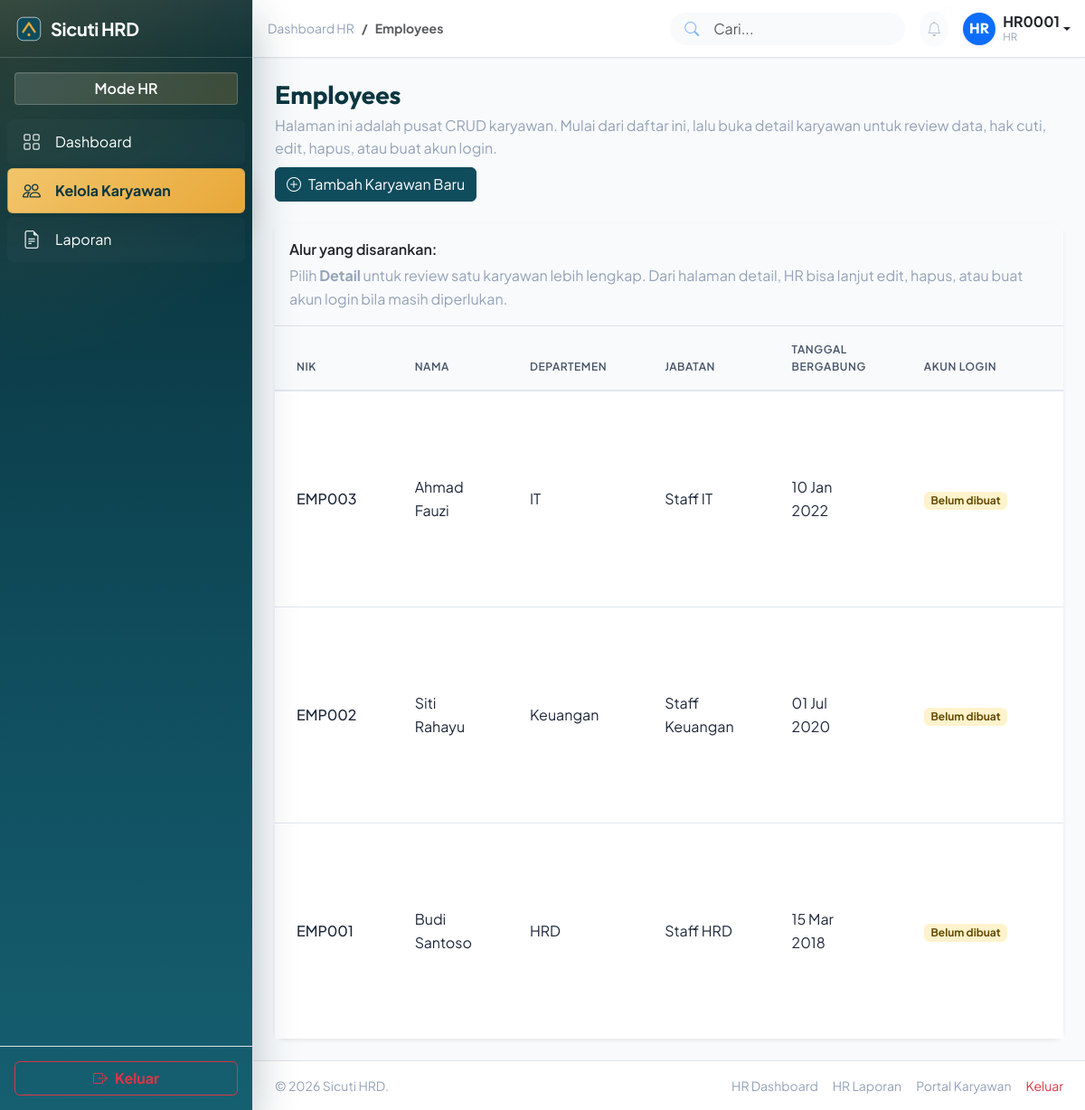
Page /hr/employees.php (signed in) on the earlier database version.
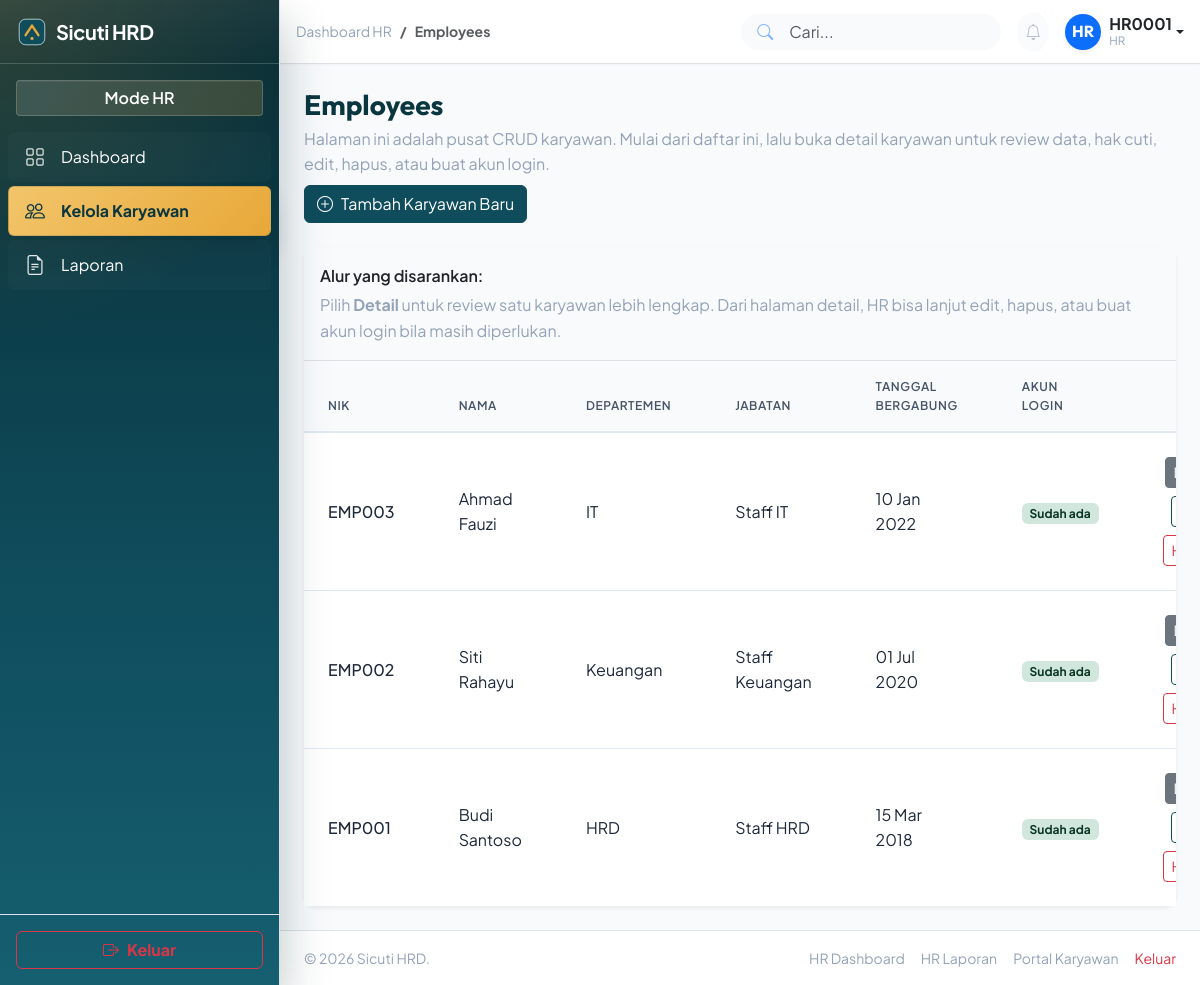
Same page on the later database version.
### tables this page shows
CREATE TABLE IF NOT EXISTS `karyawan` (
  `id` INT UNSIGNED NOT NULL AUTO_INCREMENT,
  `nik` VARCHAR(20) NOT NULL,
  `nama` VARCHAR(100) NOT NULL,
  `tanggal_lahir` DATE NOT NULL,
  `email` VARCHAR(100) DEFAULT NULL,
  `telepon` VARCHAR(20) DEFAULT NULL,
  `alamat` TEXT DEFAULT NULL,
  `jabatan` VARCHAR(50) DEFAULT NULL,
  `departemen` VARCHAR(50) DEFAULT NULL,
  `tanggal_bergabung` DATE NOT NULL,
  `created_at` TIMESTAMP DEFAULT CURRENT_TIMESTAMP,
  `updated_at` TIMESTAMP DEFAULT CURRENT_TIMESTAMP ON UPDATE CURRENT_TIMESTAMP,
  PRIMARY KEY (`id`),
  UNIQUE KEY `uk_karyawan_nik` (`nik`)
);

CREATE TABLE IF NOT EXISTS `users` (
  `id` INT UNSIGNED NOT NULL AUTO_INCREMENT,
  `karyawan_id` INT UNSIGNED DEFAULT NULL,
  `username` VARCHAR(20) NOT NULL,
  `password` VARCHAR(255) NOT NULL,
  `role` ENUM('hr','employee') NOT NULL DEFAULT 'employee',
  `is_active` TINYINT(1) NOT NULL DEFAULT 1,
  `created_at` TIMESTAMP DEFAULT CURRENT_TIMESTAMP,
  PRIMARY KEY (`id`),
  UNIQUE KEY `uk_users_username` (`username`),
  KEY `idx_role_active` (`role`, `is_active`),
  CONSTRAINT `fk_users_karyawan`
    FOREIGN KEY (`karyawan_id`) REFERENCES `karyawan` (`id`) ON DELETE CASCADE
);

### hr/logic/employees.php (called while the page is built, shortened)
<?php
$employee_list = [];
$query_error = null;
$sql = 'SELECT k.id, k.nik, k.nama, k.departemen, k.jabatan, k.tanggal_bergabung, u.id AS user_id
        FROM karyawan k
        LEFT JOIN users u ON u.karyawan_id = k.id
        ORDER BY k.id DESC';
$stmt = mysqli_prepare($koneksi, $sql);
if ($stmt) {
    mysqli_stmt_execute($stmt);
    $result = mysqli_stmt_get_result($stmt);
    if ($result) {
        while ($row = mysqli_fetch_assoc($result)) {
            $employee_list[] = $row;
        }
    } else {
        $query_error = 'Data karyawan belum bisa ditampilkan saat ini. Silakan coba lagi sebentar.';
    }
} else {
    $query_error = 'Data karyawan belum bisa ditampilkan saat ini. Silakan coba lagi sebentar.';
}
$profile_label = trim((string) ($_SESSION['nama'] ?? ''));
$profile_initials = strtoupper(substr($profile_label, 0, 2));
$dashboard_context = [
    'role' => 'hr',
    'active_nav' => 'kelola-karyawan',
    'page_title' => 'Employees - Sicuti HRD',
    'breadcrumb' => [
        ['label' => 'Dashboard HR', 'url' => '/hr/dashboard.php'],
        ['label' => 'Employees', 'url' => '#']
    ],
    'profile_label' => $profile_label,
    'profile_initials' => $profile_initials,
    'profile_role' => 'HR',
];
require __DIR__ . '/../views/employees.php';

### hr/employees.php (called while the page is built, shortened)
<?php
require_once __DIR__ . '/../koneksi.php';
require_once __DIR__ . '/logic/employees.php';
require_once __DIR__ . '/../includes/layout/dashboard-layout.php';

### hr/views/employees.php (the view, shortened to what the changed rows need)
<div class="d-flex justify-content-between align-items-center mb-4 flex-wrap gap-2">
    <div>
        <h2 class="h3 mb-1 text-gray-800">Employees</h2>
    </div>
</div>
<?php if ($query_error === null && count($employee_list) > 0): ?>
    <div class="card border-0 shadow-sm">
        <div class="card-body p-0">
            <div class="table-responsive">
                <table class="table table-hover align-middle mb-0">
                    <thead class="table-light">
                        <tr>
                            <th class="py-3 ps-4">NIK</th>
                            <th class="py-3">Nama</th>
                            <th class="py-3">Departemen</th>
                            <th class="py-3">Jabatan</th>
                            <th class="py-3">Tanggal Bergabung</th>
                            <th class="py-3">Akun Login</th>
                            <th class="py-3 text-center pe-4">Aksi</th>
                        </tr>
                    </thead>
                    <tbody>
                        <?php foreach ($employee_list as $row): ?>
                            <?php
                            $id = (int) $row['id'];
                            $tanggal_bergabung = '-';
                            $akun_login_status = !empty($row['user_id']) ? 'Sudah ada' : 'Belum dibuat';
                            if (!empty($row['tanggal_bergabung'])) {
                                $tanggal_bergabung = date('d M Y', strtotime($row['tanggal_bergabung']));
                            }
                            ?>
                            <tr>
                                <td class="ps-4 fw-medium"><?php echo htmlspecialchars($row['nik'] ?? '-'); ?></td>
                                <td><?php echo htmlspecialchars($row['nama'] ?? '-'); ?></td>
                                <td><?php echo htmlspecialchars($row['departemen'] ?: '-'); ?></td>
                                <td><?php echo htmlspecialchars($row['jabatan'] ?: '-'); ?></td>
                                <td><?php echo htmlspecialchars($tanggal_bergabung); ?></td>
                                <td>
                                    <span class="badge <?php echo $akun_login_status === 'Sudah ada' ? 'bg-success-subtle text-success-emphasis' : 'bg-warning-subtle text-warning-emphasis'; ?>">
                                        <?php echo htmlspecialchars($akun_login_status); ?>
                                    </span>
                                </td>
                                <td class="text-center pe-4 action-area">
                                    <div class="d-flex justify-content-center gap-2 flex-wrap">
                                        <a href="/hr/employee-detail.php?id=<?php echo $id; ?>" class="btn btn-sm btn-secondary">Detail</a>
                                        <a href="/hr/employee-edit.php?id=<?php echo $id; ?>" class="btn btn-sm btn-outline-primary">Edit</a>
                                        <form method="post" action="/hr/employee-delete.php" onsubmit="return confirm('Data karyawan akan dihapus permanen dan akun login yang terhubung ikut terhapus. Lanjutkan?');" class="d-inline">
                                            <button type="submit" class="btn btn-sm btn-outline-danger">Hapus</button>
                                        </form>
                                    </div>
                                </td>
                            </tr>
                        <?php endforeach; ?>
                    </tbody>
                </table>
            </div>
        </div>
    </div>
<?php endif; ?>

### includes/layout/dashboard-sidebar.php (shortened to what the changed rows need)
<?php
$role = $dashboard_context['role'] ?? 'employee';
$active_nav = $dashboard_context['active_nav'] ?? 'dashboard';
$nav_items = [];
if ($role === 'hr') {
    $nav_items = [
        ['id' => 'dashboard', 'label' => 'Dashboard', 'icon' => 'bi-grid', 'href' => '/hr/dashboard.php'],
        ['id' => 'kelola-karyawan', 'label' => 'Kelola Karyawan', 'icon' => 'bi-people', 'href' => '/hr/employees.php'],
        ['id' => 'reports', 'label' => 'Laporan', 'icon' => 'bi-file-earmark-text', 'href' => '/hr/reports.php'],
    ];
} else {
    $nav_items = [
        ['id' => 'dashboard', 'label' => 'Dashboard', 'icon' => 'bi-grid', 'href' => '/employee/dashboard.php'],
        ['id' => 'hak-cuti', 'label' => 'Hak Cuti Saya', 'icon' => 'bi-calendar-check', 'href' => '/employee/dashboard.php'],
    ];
}
?>
<aside class="dashboard-sidebar border-end d-none d-lg-flex flex-column" id="desktopSidebar">
    <ul class="nav flex-column mb-auto px-2">
        <?php foreach ($nav_items as $item): ?>
            <li class="nav-item mb-1">
                <a href="<?php echo $item['href']; ?>"
                    class="nav-link px-3 py-2 <?php echo $active_nav === $item['id'] ? 'active fw-bold' : ''; ?> rounded d-flex align-items-center"
                    title="<?php echo $item['label']; ?>">
                    <i class="bi <?php echo $item['icon']; ?> me-3 fs-5 sidebar-link-icon"></i>
                    <span class="sidebar-nav-text sidebar-link-label"><?php echo $item['label']; ?></span>
                </a>
            </li>
        <?php endforeach; ?>
    </ul>
</aside>

### includes/layout/dashboard-topbar.php (shortened to what the changed rows need)
<?php
$breadcrumb = $dashboard_context['breadcrumb'] ?? [];
?>
<header class="dashboard-topbar bg-white border-bottom px-3 py-2 d-flex align-items-center justify-content-between">
    <div class="d-flex align-items-center">
        <div>
            <nav aria-label="breadcrumb" class="d-none d-md-block">
                <ol class="breadcrumb mb-0" style="font-family: var(--font-body); font-size: 0.875rem;">
                    <?php foreach ($breadcrumb as $index => $crumb): ?>
                        <?php if ($index === count($breadcrumb) - 1): ?>
                            <li class="breadcrumb-item active fw-bold text-primary-dark" aria-current="page"><?php echo $crumb['label']; ?></li>
                        <?php else: ?>
                            <li class="breadcrumb-item"><a href="<?php echo $crumb['href'] ?? '#'; ?>" class="text-decoration-none text-muted hover-primary"><?php echo $crumb['label']; ?></a></li>
                        <?php endif; ?>
                    <?php endforeach; ?>
                </ol>
            </nav>
        </div>
    </div>
</header>

Differences in the rows shown:
no longer on this page (row unchanged): karyawan: nik "EMP003", nama "Ahmad Fauzi", departemen "IT", jabatan "Staff IT", tanggal_bergabung "10 Jan 2022", akun_login_status "Belum dibuat"
no longer on this page (row unchanged): karyawan: nik "EMP002", nama "Siti Rahayu", departemen "Keuangan", jabatan "Staff Keuangan", tanggal_bergabung "01 Jul 2020", akun_login_status "Belum dibuat"
no longer on this page (row unchanged): karyawan: nik "EMP001", nama "Budi Santoso", departemen "HRD", jabatan "Staff HRD", tanggal_bergabung "15 Mar 2018", akun_login_status "Belum dibuat"
added users: karyawan.nik "EMP003", karyawan.nama "Ahmad Fauzi", karyawan.departemen "IT", karyawan.jabatan "Staff IT", karyawan.tanggal_bergabung "10 Jan 2022", id "Sudah ada"
added users: karyawan.nik "EMP002", karyawan.nama "Siti Rahayu", karyawan.departemen "Keuangan", karyawan.jabatan "Staff Keuangan", karyawan.tanggal_bergabung "01 Jul 2020", id "Sudah ada"
added users: karyawan.nik "EMP001", karyawan.nama "Budi Santoso", karyawan.departemen "HRD", karyawan.jabatan "Staff HRD", karyawan.tanggal_bergabung "15 Mar 2018", id "Sudah ada"
